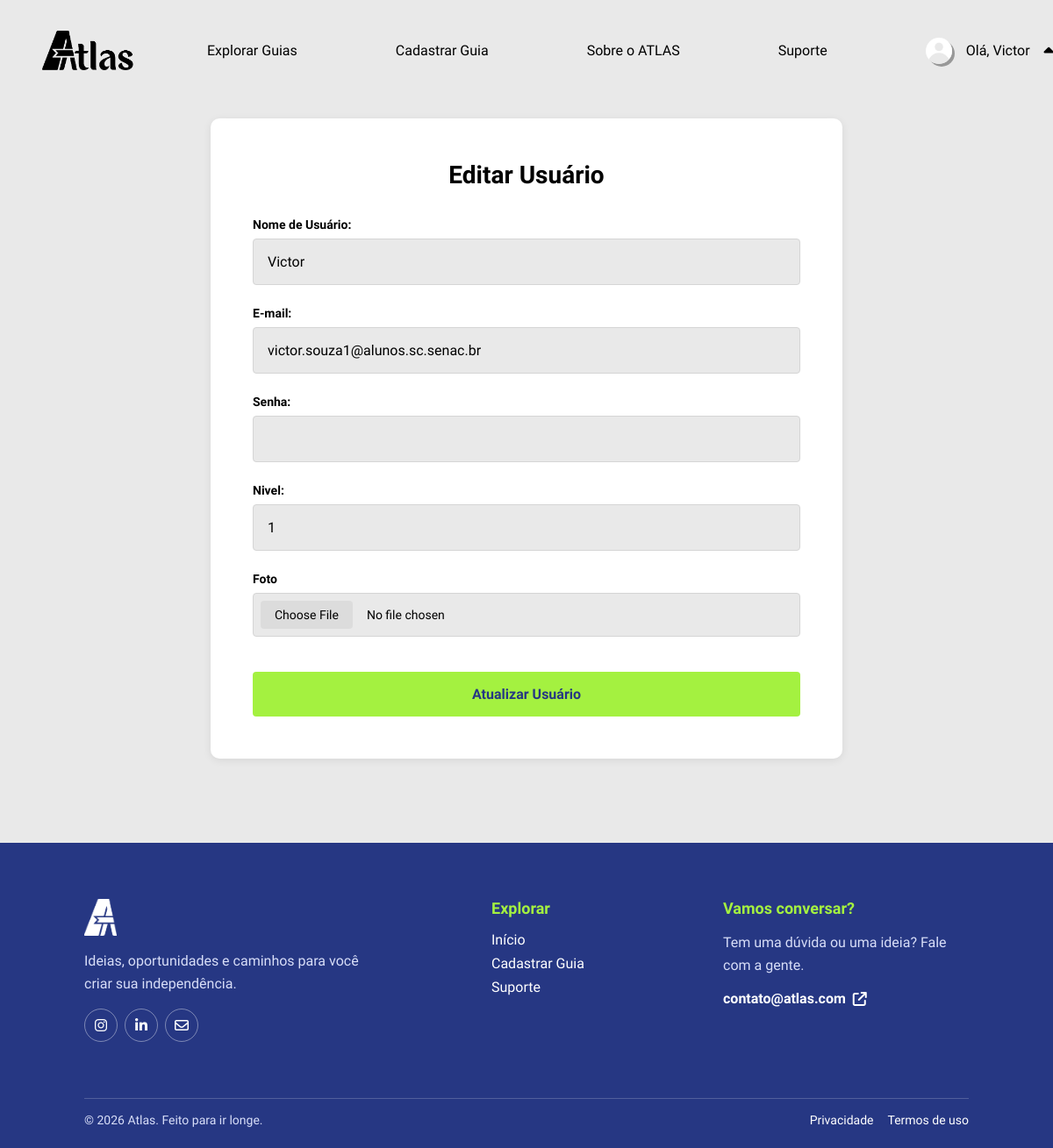
/admin_editar_usuario.php?id=2 (signed in), run on the app's committed database.
### tables this page shows
CREATE TABLE `usuario` (
  `id_usuario` int(11) NOT NULL,
  `foto` blob DEFAULT NULL,
  `nome` varchar(100) NOT NULL,
  `email` varchar(150) NOT NULL,
  `senha` varchar(255) NOT NULL,
  `preferencia` enum('Automóveis','Casa','Compras','Cuidados','Culinária','Educação','Finanças','Jardinagem','Limpeza','Manutenção','Moda','Saúde','Tecnologia','Trabalho','Transporte') NOT NULL,
  `nivel` enum('1','2','3','') NOT NULL DEFAULT '3',
  `estado` enum('ativo','inativo','','') NOT NULL DEFAULT 'ativo',
  `data_criacao` datetime NOT NULL DEFAULT current_timestamp()
);

### admin_editar_usuario.php (the view, shortened to what this page needs)
<?php
require_once __DIR__ . "/conexao.php";
$id_editar = $_GET['id'];
$sql = "SELECT id_usuario, foto, nome, email, preferencia, nivel FROM usuario WHERE id_usuario = '$id_editar'";
$resultado = $conn->query($sql);
$usuario = $resultado->fetch_assoc();
function h($valor): string
{
    return htmlspecialchars((string)$valor, ENT_QUOTES, 'UTF-8');
}
?>
<!DOCTYPE html>
<html lang="pt-br">
<head>
    <link rel="stylesheet" href="https://cdnjs.cloudflare.com/ajax/libs/font-awesome/6.4.0/css/all.min.css">
    <link rel="stylesheet" href="css/admin_editar_usuario.css">
</head>
<body>
    <header>
        <a class="logo" href="index.php" aria-label="Página inicial">
            <img src="imgs_website/logotipoatlas.png" alt="ATLAS">
        </a>
        <nav class="nav-options" aria-label="Navegação principal">
            <a class="item" href="guias.php">
                <p>Explorar Guias</p>
            </a>
            <?php if (isset($_SESSION['id'])): ?>
                <a class="item" href="cadastro_guias.php">
                    <p>Cadastrar Guia</p>
                </a>
            <?php endif; ?>
            <a class="item" href="index.php#sobre-atlas">
                <p>Sobre o ATLAS</p>
            </a>
            <a class="item" href="suporte.php">
                <p>Suporte</p>
            </a>
        </nav>
        <nav class="nav-btns" aria-label="Conta">
            <?php if (isset($_SESSION['id'])): ?>
                <div class="perfil" id="perfil">
                    <p>
                        <img class="foto" src="imgs_perfil/<?= !empty($_SESSION['foto']) ? h($_SESSION['foto']) : 'foto_padrao.png' ?>">
                        Olá, <?= h($_SESSION['nome']) ?>
                    </p>
                    <i class="fa-solid fa-caret-up" id="seta"></i>
                </div>
            <?php else: ?>
                <a class="entrar" href="login.php">Entrar</a>
            <?php endif; ?>
        </nav>
    </header>
    <main>
        <form class="editar-form" method="POST" enctype="multipart/form-data">
            <h2>Editar Usuário</h2>
            <div class="cadastro">
                <div class="text">
                    <div class="division">
                        <label for="nome">Nome de Usuário:</label>
                        <input type="text" id="nome" name="nome" minlength="3" maxlength="100" required value="<?= $usuario['nome']; ?>">
                    </div>
                    <div class="division">
                        <label for="email">E-mail:</label>
                        <input type="email" id="email" maxlength="150" name="email" required value="<?= $usuario['email']; ?>">
                    </div>
                    <div class="division">
                        <label for="senha">Senha:</label>
                        <input type="password" id="senha" name="senha" maxlength="255">
                    </div>
                    <div class="division">
                        <label for="nivel">Nivel:</label>
                        <input type="number" id="nivel" name="nivel" min="1" max="3" required value="<?= $usuario['nivel']; ?>">
                    </div>
                    <div class="division">
                        <label for="foto">Foto</label>
                        <input type="file" id="foto" name="foto" value="<?= $usuario['foto']; ?>">
                    </div>
                </div>
                <button type="submit" name="editar">Atualizar Usuário</button>
            </div>
        </form>
    </main>
    <footer>
        <div class="footer-content">
            <div class="footer-brand">
                <a class="footer-logo" href="index.php" aria-label="Voltar para o início"><img src="imgs_website/logoatlas.png" alt="ATLAS"></a>
                <p>Ideias, oportunidades e caminhos para você criar sua independência.</p>
                <div class="footer-socials" aria-label="Redes sociais">
                    <a href="#" aria-label="Instagram"><i class="fa-brands fa-instagram"></i></a>
                    <a href="#" aria-label="LinkedIn"><i class="fa-brands fa-linkedin-in"></i></a>
                    <a href="mailto:contato@atlas.com" aria-label="Enviar e-mail"><i class="fa-regular fa-envelope"></i></a>
                </div>
            </div>
            <div class="footer-section">
                <h3>Explorar</h3>
                <a href="index.php">Início</a>
                <a href="cadastro_guias.php">Cadastrar Guia</a>
                <a href="suporte.php">Suporte
                </a>
            </div>
            <div class="footer-section footer-contact">
                <h3>Vamos conversar?</h3>
                <p>Tem uma dúvida ou uma ideia? Fale com a gente.</p><a href="mailto:contato@atlas.com">contato@atlas.com <i class="fa-solid fa-arrow-up-right-from-square"></i></a>
            </div>
        </div>
        <div class="footer-bottom">
            <p>&copy; <?= date('Y') ?> Atlas. Feito para ir longe.</p>
            <div><a href="#">Privacidade</a><a href="#">Termos de uso</a></div>
        </div>
    </footer>
</body>
</html>

### css/admin_editar_usuario.css (style rules this page uses)
main { display: flex; flex-direction: column; align-items: center; width: 100%; max-width: 720px; margin: 0 auto; }
.editar-form { display: flex; flex-direction: column; width: 100%; gap: var(--space-4); padding: var(--space-5); background-color: var(--color-surface); border-radius: var(--radius-md); box-shadow: var(--shadow-card); }
.editar-form h2 { font-size: 1.75rem; text-align: center; }
.cadastro { display: flex; flex-direction: column; gap: var(--space-4); }
.text { display: flex; flex-direction: column; gap: var(--space-3); }
.division { display: flex; flex-direction: column; gap: var(--space-1); }
.division label { font-size: 0.875rem; font-weight: 600; }
.editar-form input, .editar-form select { width: 100%; padding: var(--space-2); border: 1px solid var(--color-border); border-radius: var(--radius-sm); background-color: var(--color-bg); color: var(--color-text); font-family: inherit; font-size: 1rem; transition: border-color var(--transition-fast), background-color var(--transition-fast); }
.editar-form input[type="file"] { padding: var(--space-1); font-size: 0.875rem; }
.editar-form button { padding: var(--space-2) var(--space-3); margin-top: var(--space-1); border: none; width: 100%; border-radius: var(--radius-sm); background-color: var(--color-accent); color: var(--color-primary); font-family: inherit; font-size: 1rem; font-weight: 600; cursor: pointer; transition: background-color var(--transition-fast); }

### css/header.css (style rules this page uses)
header { display: flex; align-items: center; justify-content: space-between; gap: var(--space-6); width: 100%; margin-bottom: 20px; padding: var(--space-4) var(--space-5); background-color: var(--color-bg); z-index: 2; }
.logo { display: flex; align-items: center; justify-content: flex-start; height: 100%; max-width: 100px; }
.logo img { display: block; width: auto; height: 45px; cursor: pointer; }
.nav-options { display: flex; align-items: center; justify-content: center; width: fit-content; height: 100%; gap: var(--space-6); }
.item { position: relative; display: flex; align-items: center; justify-content: center; width: fit-content; background-color: transparent; height: 100%; padding: var(--space-2) var(--space-3); font-size: 0.9375rem; white-space: nowrap; cursor: pointer; outline: none; border: none; font-family: 'Google Sans', sans-serif; }
.item p { color: var(--color-text); font-size: 1rem; font-weight: 400; text-decoration: none; transition: color var(--transition-fast); }
.item::after { content: ''; position: absolute; bottom: 0; left: 0; width: 0; height: 2px; border-radius: 100px; background-color: var(--color-primary-light); transition: width var(--transition-base); }
a { text-decoration: none; }
.nav-btns { display: flex; align-items: center; width: fit-content; height: 100%; gap: var(--space-3); }
.perfil { position: relative; display: flex; align-items: center; justify-content: center; gap: var(--space-2); min-width: 150px; height: 44px; padding: 0 var(--space-3); border-radius: var(--radius-md); color: var(--color-text); font-size: 14px; white-space: nowrap; cursor: pointer; }
.foto { width: 30px; aspect-ratio: 1; border-radius: 50%; object-fit: cover; object-position: center; box-shadow: var(--shadow-drop); }
.perfil p { display: flex; align-items: center; justify-content: space-between; gap: var(--space-2); min-width: 100px; font-size: 1rem; white-space: nowrap; }
#seta { font-size: 18px; transition: rotate var(--transition-base); }

### css/variaveis.css (style rules this page uses)
:root { --color-bg: #e9e9e9; --color-surface: #ffffff; --color-surface-hover: #dcdcdc; --color-primary: #263783; --color-primary-light: #3b56cf; --color-accent: #a4f140; --color-accent-dark: #8bc34a; --color-text: #000000; --color-text-secondary: #55555f; --color-text-placeholder: #999999; --color-text-inverse: #ffffff; --color-text-muted: #d8def8; --color-danger: #cc2828; --color-danger-dark: #9b0000; --color-danger-bg: #cc28281a; --color-warning: #c98a12; --color-warning-dark: #8f6109; --color-warning-bg: #c98a121f; --color-success: #1bb155; --color-success-dark: #119247; --color-fav: #e6445f; --color-fav-dark: #e02847; --color-border: #d5d5d5; --radius-sm: 4px; --radius-md: 10px; --space-1: 8px; --space-2: 16px; --space-3: 24px; --space-4: 32px; --space-5: 48px; --space-6: 64px; --space-7: 96px; --shadow-card: 0 2px 10px #00000014; --shadow-card-hover: 0 15px 30px #00000026; --shadow-drop: 3px 3px 0 #00000059; --shadow-offset-lg: -10px 10px 0 #00000033; --transition-fast: 0.2s ease; --transition-base: 0.3s ease; }

### data on the page
usuario: nome "Victor", email "victor.souza1@alunos.sc.senac.br", nivel "1"

### other printed values
$_SESSION['nome'] "Victor"
